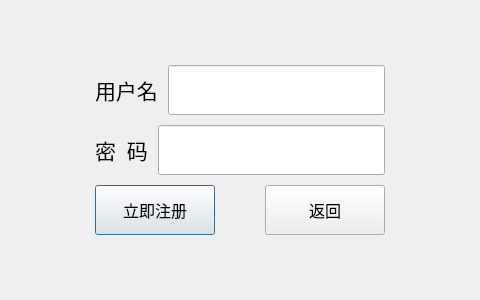
<?xml version="1.0" encoding="UTF-8"?>
<ui version="4.0">
 <class>Register</class>
 <widget class="QDialog" name="Register">
  <property name="geometry">
   <rect>
    <x>0</x>
    <y>0</y>
    <width>480</width>
    <height>300</height>
   </rect>
  </property>
  <property name="minimumSize">
   <size>
    <width>480</width>
    <height>300</height>
   </size>
  </property>
  <property name="windowTitle">
   <string>Dialog</string>
  </property>
  <layout class="QGridLayout" name="gridLayout_2">
   <property name="leftMargin">
    <number>0</number>
   </property>
   <property name="topMargin">
    <number>0</number>
   </property>
   <property name="rightMargin">
    <number>0</number>
   </property>
   <property name="bottomMargin">
    <number>0</number>
   </property>
   <property name="spacing">
    <number>10</number>
   </property>
   <item row="0" column="0">
    <widget class="QWidget" name="widget" native="true">
     <layout class="QGridLayout" name="gridLayout">
      <property name="leftMargin">
       <number>0</number>
      </property>
      <property name="topMargin">
       <number>0</number>
      </property>
      <property name="rightMargin">
       <number>0</number>
      </property>
      <property name="bottomMargin">
       <number>0</number>
      </property>
      <property name="spacing">
       <number>10</number>
      </property>
      <item row="1" column="1">
       <layout class="QHBoxLayout" name="horizontalLayout">
        <item>
         <widget class="QLabel" name="label">
          <property name="font">
           <font>
            <family>黑体</family>
            <pointsize>16</pointsize>
           </font>
          </property>
          <property name="text">
           <string>用户名</string>
          </property>
         </widget>
        </item>
        <item>
         <widget class="QLineEdit" name="NamelineEdit">
          <property name="minimumSize">
           <size>
            <width>0</width>
            <height>50</height>
           </size>
          </property>
          <property name="font">
           <font>
            <family>黑体</family>
            <pointsize>16</pointsize>
           </font>
          </property>
         </widget>
        </item>
       </layout>
      </item>
      <item row="3" column="1">
       <layout class="QHBoxLayout" name="horizontalLayout_3" stretch="1,2,1">
        <item>
         <widget class="QPushButton" name="RegisterButton">
          <property name="minimumSize">
           <size>
            <width>120</width>
            <height>50</height>
           </size>
          </property>
          <property name="font">
           <font>
            <family>微软雅黑</family>
            <pointsize>12</pointsize>
           </font>
          </property>
          <property name="text">
           <string>立即注册</string>
          </property>
         </widget>
        </item>
        <item>
         <spacer name="horizontalSpacer_2">
          <property name="orientation">
           <enum>Qt::Horizontal</enum>
          </property>
          <property name="sizeHint" stdset="0">
           <size>
            <width>40</width>
            <height>20</height>
           </size>
          </property>
         </spacer>
        </item>
        <item>
         <widget class="QPushButton" name="ReturnButton">
          <property name="minimumSize">
           <size>
            <width>120</width>
            <height>50</height>
           </size>
          </property>
          <property name="font">
           <font>
            <family>微软雅黑</family>
            <pointsize>12</pointsize>
           </font>
          </property>
          <property name="text">
           <string>返回</string>
          </property>
         </widget>
        </item>
       </layout>
      </item>
      <item row="0" column="1">
       <spacer name="verticalSpacer_2">
        <property name="orientation">
         <enum>Qt::Vertical</enum>
        </property>
        <property name="sizeHint" stdset="0">
         <size>
          <width>20</width>
          <height>40</height>
         </size>
        </property>
       </spacer>
      </item>
      <item row="4" column="1">
       <spacer name="verticalSpacer">
        <property name="orientation">
         <enum>Qt::Vertical</enum>
        </property>
        <property name="sizeHint" stdset="0">
         <size>
          <width>20</width>
          <height>40</height>
         </size>
        </property>
       </spacer>
      </item>
      <item row="2" column="0">
       <spacer name="horizontalSpacer">
        <property name="orientation">
         <enum>Qt::Horizontal</enum>
        </property>
        <property name="sizeHint" stdset="0">
         <size>
          <width>40</width>
          <height>20</height>
         </size>
        </property>
       </spacer>
      </item>
      <item row="2" column="2">
       <spacer name="horizontalSpacer_3">
        <property name="orientation">
         <enum>Qt::Horizontal</enum>
        </property>
        <property name="sizeHint" stdset="0">
         <size>
          <width>40</width>
          <height>20</height>
         </size>
        </property>
       </spacer>
      </item>
      <item row="2" column="1">
       <layout class="QHBoxLayout" name="horizontalLayout_2">
        <item>
         <widget class="QLabel" name="label_2">
          <property name="font">
           <font>
            <family>黑体</family>
            <pointsize>16</pointsize>
           </font>
          </property>
          <property name="text">
           <string>密  码</string>
          </property>
         </widget>
        </item>
        <item>
         <widget class="QLineEdit" name="PasswordlineEdit">
          <property name="minimumSize">
           <size>
            <width>0</width>
            <height>50</height>
           </size>
          </property>
          <property name="maximumSize">
           <size>
            <width>16777215</width>
            <height>16777215</height>
           </size>
          </property>
          <property name="font">
           <font>
            <family>黑体</family>
            <pointsize>16</pointsize>
           </font>
          </property>
          <property name="echoMode">
           <enum>QLineEdit::Password</enum>
          </property>
         </widget>
        </item>
       </layout>
      </item>
     </layout>
    </widget>
   </item>
  </layout>
 </widget>
 <tabstops>
  <tabstop>NamelineEdit</tabstop>
  <tabstop>PasswordlineEdit</tabstop>
  <tabstop>RegisterButton</tabstop>
  <tabstop>ReturnButton</tabstop>
  <tabstop>PasswordlineEdit</tabstop>
 </tabstops>
 <resources/>
 <connections/>
</ui>
